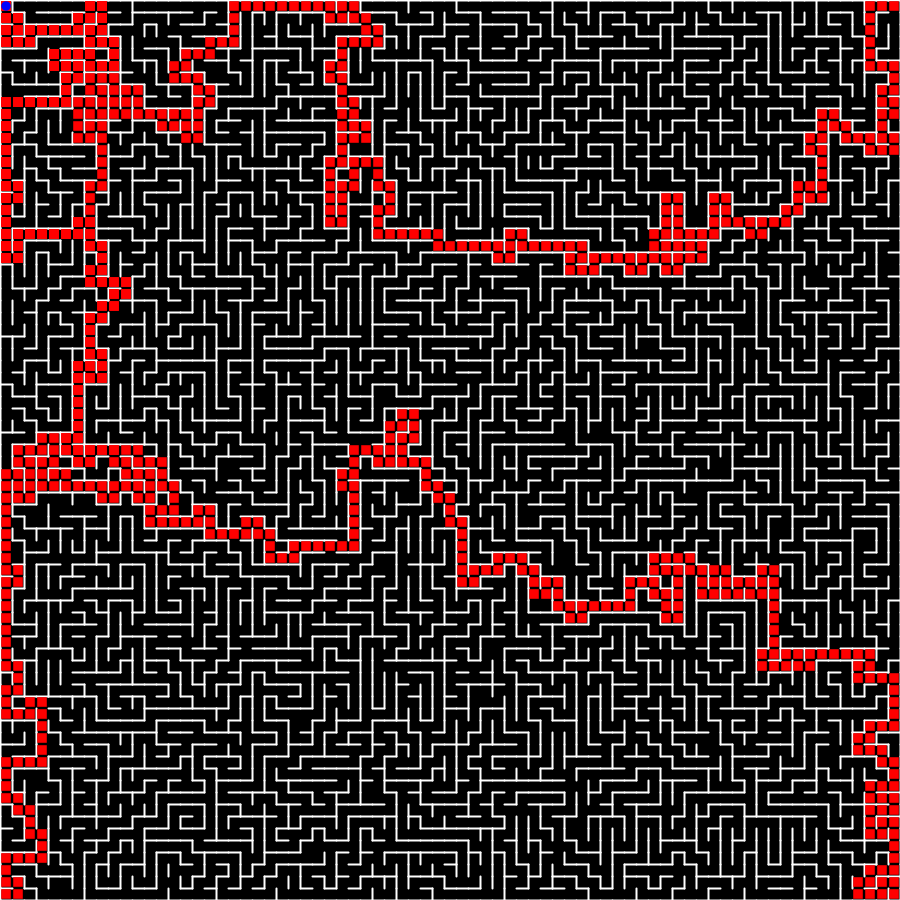
Frame 1 (no input)
Frame 60 (the mouse pressed at the canvas centre just before this capture): identical to frame 1, image omitted
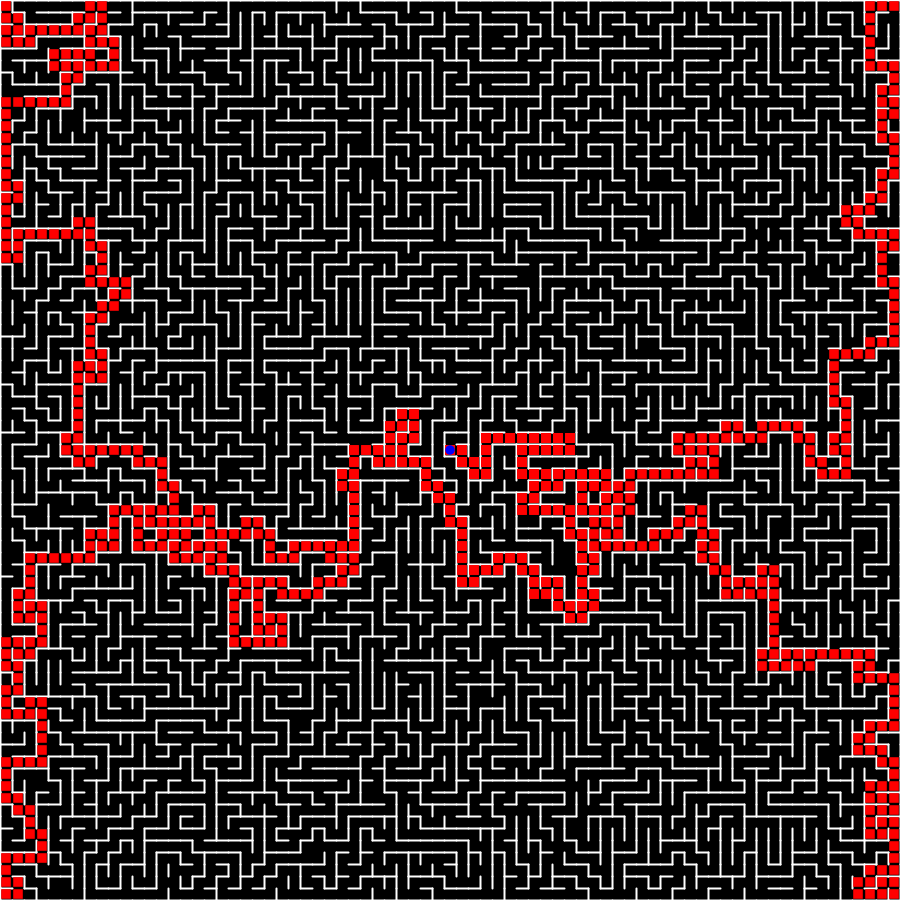
Frame 120 (the mouse held since frame 60 and released just before this capture)

The Processing sketch that drew these frames (run headless with seeded random() and noise(); from frame 60 on, the mouse is pressed at the canvas centre):

// Processing sketch: maze_shortest_path
// ── maze_shortest_path.pde
int[][] maze = createMaze(151);
final int SCREEN_SIZE = 900;
final float SPACE_SIZE = SCREEN_SIZE / ((maze.length - 1) / 2);

void setup() 
{
  size(900, 900); // For some reason if I use the SCREEN_SIZE variable here I get an error
  rectMode(CENTER);
}

void draw()
{
  background(0);
  
  drawMaze(maze);
  
  Location mouseLocation = pointToLocation(new Point(mouseX, mouseY));  
  int[] spt = DijkstraSpt(maze, mouseLocation);
  drawPath(maze, getSp(spt, new Location(1, 1)));
  drawPath(maze, getSp(spt, new Location(1, maze[0].length - 2)));
  drawPath(maze, getSp(spt, new Location(maze.length - 2, 1)));
  drawPath(maze, getSp(spt, new Location(maze.length - 2, maze[0].length - 2)));
  
  fill(0, 0, 255);
  noStroke();
  Point center = locationToPoint(mouseLocation);
  circle(center.x, center.y, SPACE_SIZE * 0.8);
}

// ── maze.pde
/*
0 = Left, 1 = Right, 2 = Up, 3 = Down
*/
IntList getDiggableDirections(int[][] maze, int row, int col)
{
  IntList res = new IntList();
  
  if (col > 1 && maze[row][col-1] == 1 && maze[row][col-2] == 1)  // Left
  {
    res.append(0);
  }
  
  if (col < maze[0].length - 2 && maze[row][col+1] == 1 && maze[row][col+2] == 1)  // Right
  {
    res.append(1);
  }
  
  if (row > 1 && maze[row-1][col] == 1 && maze[row-2][col] == 1)  // Up
  {
    res.append(2);
  }
  
  if (row < maze.length - 2 && maze[row+1][col] == 1 && maze[row+2][col] == 1)  // Down
  {
    res.append(3);
  }
  
  return res;
}


void DigTo(int[][] maze, int row, int col, int direction)
{
  maze[row][col] = 0;
  
  if (direction == 0)  // Left
  {
    maze[row][col-2] = 0;
    maze[row][col-1] = 0;
  }
  if (direction == 1)  // Right
  {
    maze[row][col+2] = 0;
    maze[row][col+1] = 0;
  }
  if (direction == 2)  // Up
  {
    maze[row-2][col] = 0;
    maze[row-1][col] = 0;
  }
  if (direction == 3)  // Down
  {
    maze[row+2][col] = 0;
    maze[row+1][col] = 0;
  }
}


void Dig(int[][] maze, int row, int col)
{
  IntList diggableDirections = getDiggableDirections(maze, row, col);
  
  while (diggableDirections.size() > 0)
  {
    int direction = diggableDirections.get(int(random(0, diggableDirections.size())));
    
    DigTo(maze, row, col, direction);
    
    if (direction == 0)
    {
      Dig(maze, row, col-2);
    }
    if (direction == 1)
    {
      Dig(maze, row, col+2);
    }
    if (direction == 2)
    {
      Dig(maze, row-2, col);
    }
    if (direction == 3)
    {
      Dig(maze, row+2, col);
    }
    
    diggableDirections = getDiggableDirections(maze, row, col);
  }
}


void OpenHoles(int[][] maze, float p)
{
  for (int row = 1; row < maze.length; row += 2) 
  {
    for (int col = 1; col < maze[0].length; col += 2) 
    {
      if (col > 1 && maze[row][col - 1] == 1)
      {
        if (random(1) <= p)
        {
          maze[row][col - 1] = 0;
        }
      }
      
      if (col < maze[0].length - 2 && maze[row][col + 1] == 1)
      {
        if (random(1) <= p)
        {
          maze[row][col + 1] = 0;
        }
      }
      
      if (row > 1 && maze[row - 1][col] == 1)
      {
        if (random(1) <= p)
        {
          maze[row - 1][col] = 0;
        }
      }
      
      if (row < maze.length - 2 && maze[row + 1][col] == 1)
      {
        if (random(1) <= p)
        {
          maze[row + 1][col] = 0;
        }
      }
    }
  }
}


/**
The size needs to be an odd number!
0 = Space, 1 = Wall
**/
int[][] createMaze(int size)
{
  int[][] maze = new int[size][size];

  for (int i = 0; i < size; i++) 
  {
    for (int j = 0; j < size; j++) 
    {
      maze[i][j] = 1;
    }
  }
  
  Dig(maze, 1, 1); // Start digging from top left
  
  OpenHoles(maze, 0.02);
  
  return maze;
}


void printMaze(int[][] maze)
{
  for (int i = 0; i < maze.length; i++) 
  {
    for (int j = 0; j < maze[0].length; j++) 
    {
      if (maze[i][j] == 0)
      {
        print(' ');
      }
      else
      {
        print('W');
      }
    }
    println();
  }
}


void drawMaze(int[][] maze)
{
  stroke(255, 255, 255);
  strokeWeight(2);
  
  for (int row = 0; row < maze.length; row += 2)
  {
    for (int col = 1; col < maze[0].length - 1; col += 2)
    {
      if (maze[row][col] == 1)
      {
        line(((col - 1) / 2) * SPACE_SIZE, (row / 2) * SPACE_SIZE, ((col + 1) / 2) * SPACE_SIZE, (row / 2) * SPACE_SIZE);
      }
    }
  }
  
  for (int row = 1; row < maze.length - 1; row += 2)
  {
    for (int col = 0; col < maze[0].length; col += 2)
    {
      if (maze[row][col] == 1)
      {
        line((col / 2) * SPACE_SIZE, ((row - 1) / 2) * SPACE_SIZE , (col / 2) * SPACE_SIZE, ((row + 1) / 2) * SPACE_SIZE);
      }
    }
  }
}


/*
A point on the screen
*/
class Point 
{
  float x, y;
  
  Point(float _x, float _y)
  {
    x = _x;
    y = _y;
  }
}


/*
Row and col on the maze matrix
*/
class Location 
{
  int row, col;
  
  Location(int _row, int _col)
  {
    row = _row;
    col = _col;
  }
}


Location pointToLocation(Point p)
{
  return new Location((floor(p.y / SPACE_SIZE) * 2) + 1, (floor(p.x / SPACE_SIZE) * 2) + 1);
}

Point locationToPoint(Location l)
{
  return new Point(((l.col - 1) / 2) * SPACE_SIZE + (SPACE_SIZE / 2), ((l.row - 1) / 2) * SPACE_SIZE + (SPACE_SIZE / 2));
}

Point getCenterPoint(Point p)
{
  return locationToPoint(pointToLocation(p));
}

// ── shortest_path.pde
int locationToVertex(int[][] maze, Location location)
{
  return ((location.row - 1) / 2) * ((maze[0].length - 1) / 2) + ((location.col - 1) / 2);
}

Location vertexToLocation(int[][] maze, int vertex)
{
  return new Location((floor(vertex / ((maze[0].length - 1) / 2)) * 2) + 1, ((vertex * 2) + 1) % (maze[0].length - 1));
}


int[][] mazeToAdjMatrix(int[][] maze)
{
  int nVertices = ((maze.length - 1) / 2) * (maze[0].length - 1) / 2;
  
  int[][] adjMatrix = new int[nVertices][nVertices];
  
  for (int row = 1; row < maze.length; row += 2)
  {
    for (int col = 1; col < maze[0].length; col += 2)
    {
      int vertex = locationToVertex(maze, new Location(row, col));
      IntList adjVertices = new IntList();
      
      if (maze[row][col - 1] == 0)
      {
        adjVertices.append(locationToVertex(maze, new Location(row, col - 2)));
      }
      
      if (maze[row][col + 1] == 0)
      {
        adjVertices.append(locationToVertex(maze, new Location(row, col + 2)));
      }
      
      if (maze[row - 1][col] == 0)
      {
        adjVertices.append(locationToVertex(maze, new Location(row - 2, col)));
      }
      
      if (maze[row + 1][col] == 0)
      {
        adjVertices.append(locationToVertex(maze, new Location(row + 2, col)));
      }
      
      for (int adjVertex : adjVertices)
      {
        adjMatrix[vertex][adjVertex] = 1;
        adjMatrix[adjVertex][vertex] = 1;
      }
    }
  }
  
  return adjMatrix;
}


int[] DijkstraSpt(int[][] maze, Location src)
{
  int[][] adjMatrix = mazeToAdjMatrix(maze);
  int srcV = locationToVertex(maze, src);
  
  int[] dist = new int[adjMatrix.length];
  boolean[] visited = new boolean[adjMatrix.length];
  int[] spt = new int[adjMatrix.length];
  
  int maxDist = (maze.length - 1) / 2 * (maze[0].length - 1) / 2; // Infinity
  
  // Initialise dist, visited, spt
  
  for (int v = 0; v < dist.length; v++)
  { 
    if (v == srcV)
    {
      dist[v] = 0;
    }
    else
    {
      dist[v] = maxDist;
    }
    
    visited[v] = false;
    spt[v] = -1;
  }
  
  // Visit every node one by one
  
  for (int i = 0; i < dist.length; i++)
  {
    // Get the vertex with the min distance and not visited
    int minV = -1;
    int minDist = maxDist;
    
    for (int v = 0; v < dist.length; v++)
    {
      if (!visited[v] && dist[v] < minDist)
      {
        minDist = dist[v];
        minV = v;
      }
    }
    
    // Set the found vertex to visited
    visited[minV] = true;
    
    // Update distances of adjacent vertices and spt
    for (int y = 0; y < dist.length; y++)
    {
      if (adjMatrix[minV][y] > 0 && !visited[y] && dist[y] > dist[minV] + adjMatrix[minV][y])
      {
        dist[y] = dist[minV] + adjMatrix[minV][y];
        spt[y] = minV;
      }
    }
  }
  
  return spt;
}


IntList getSp(int[] spt, Location dest)
{
  int destV = locationToVertex(maze, dest);
  int current = destV;
  IntList sp = new IntList();
  sp.append(current);
  
  while (spt[current] >= 0)
  {
    current = spt[current];
    sp.append(current);
  }
  
  sp.reverse();
  return sp;
}


void drawPath(int[][] maze, IntList path)
{
  fill(255, 0, 0);
  noStroke();
  Point p = null;
  
  for (int vertex : path)
  {
    p = locationToPoint(vertexToLocation(maze, vertex));
    rect(p.x, p.y, SPACE_SIZE * 0.8, SPACE_SIZE * 0.8);
  }
}
